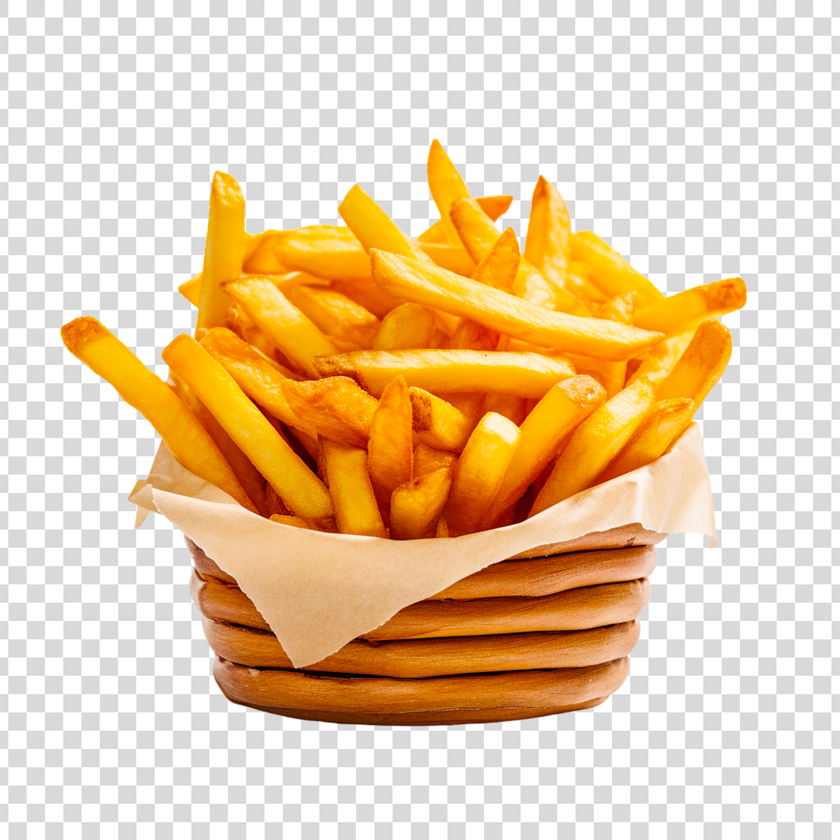
#> input picture Vision Artificial/Actividad en clase 2/Imagenes/Papas.png, 840 x 840 px, shrunk from 2500 x 2500 before the run, found by its file name
$ python RGBToBinary.py
#> lines starting #> are read from the running program, lines starting #| are printed output that depends on the picture; after the words box and inside, x2 and y2 are one past the last pixel; in counts of white or black regions, pixels touching at a corner belong together
import cv2
import matplotlib.pyplot as plt

# Cargar una imagen en color
img = cv2.imread('Actividad en clase 2/Imagenes/Papas.png')
#> img is the input picture: shape (840, 840, 3); mean B, G, R 166.5, 202.8, 231.3

# Convertir a escala de grises
gray_img = cv2.cvtColor(img, cv2.COLOR_BGR2GRAY)
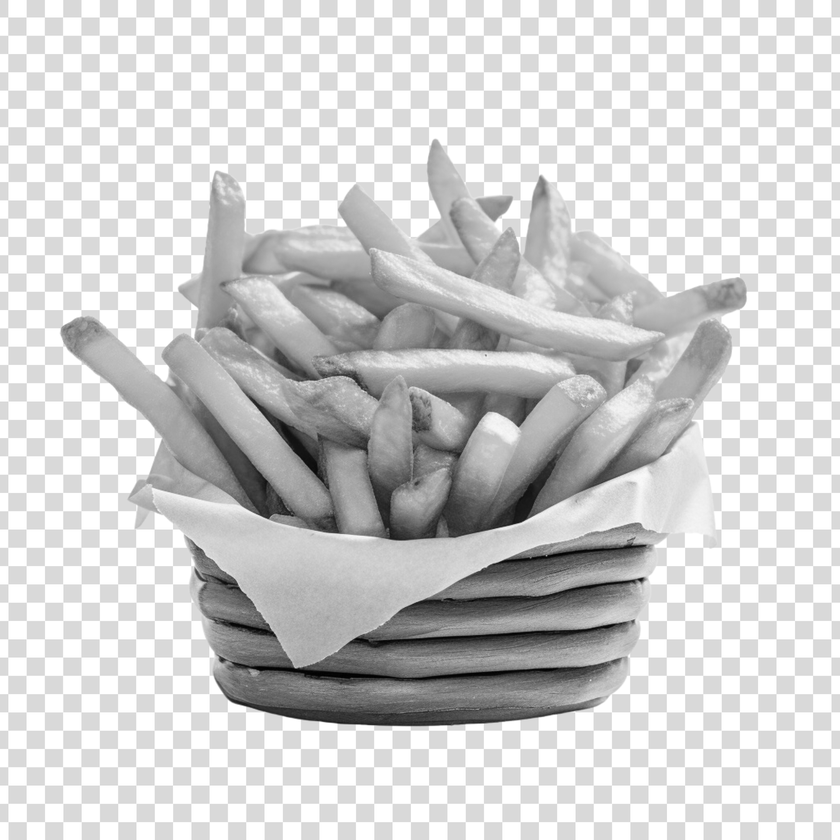
#> gray_img: shape (840, 840); min 0, max 255, mean 207.2

# Umbralizar la imagen para convertirla en blanco y negro (binaria)
_, binary_img = cv2.threshold(gray_img, 128, 255, cv2.THRESH_BINARY)
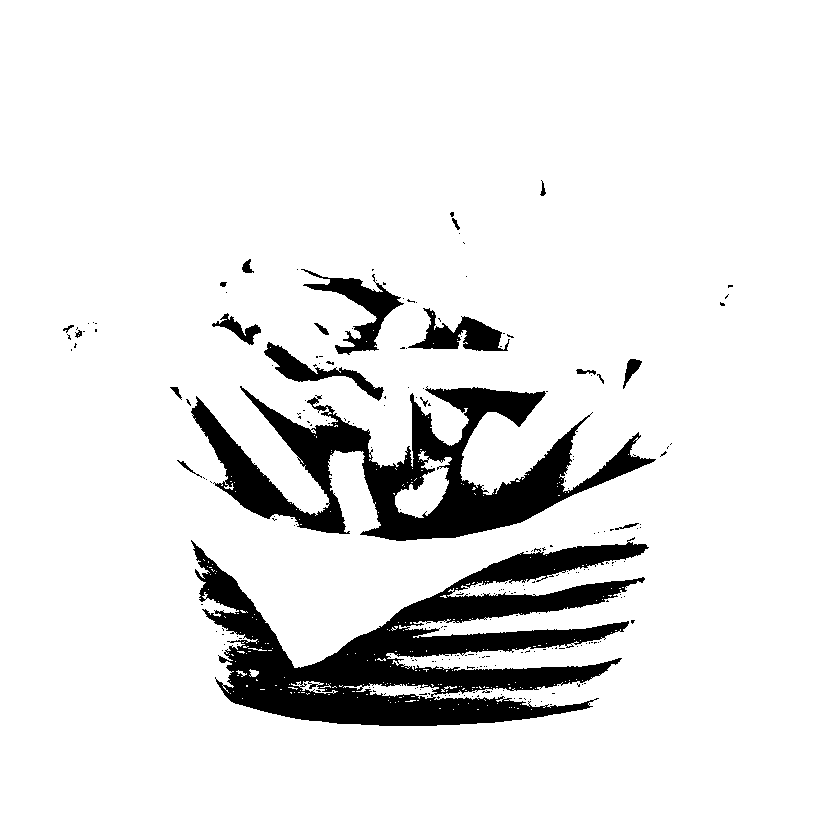
#> binary_img: shape (840, 840); 90.4% white; 235 black regions (215 under 20 px), largest, box (x1, y1, x2, y2) and area: (191, 537, 649, 726) 34916, (191, 386, 656, 541) 24956, (301, 269, 404, 355) 2454

# Mostrar las imágenes utilizando matplotlib
fig, axes = plt.subplots(2, 1, figsize=(15, 5))

# Escala de grises
axes[0].imshow(gray_img, cmap='gray')
axes[0].set_title("Escala de Grises")
axes[0].axis('off')

# Blanco y negro (binaria)
axes[1].imshow(binary_img, cmap='gray')
axes[1].set_title("Blanco y Negro")
axes[1].axis('off')

plt.show()
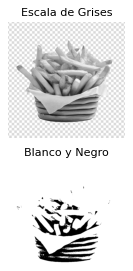
#> figure drawn by matplotlib, 2 panels
